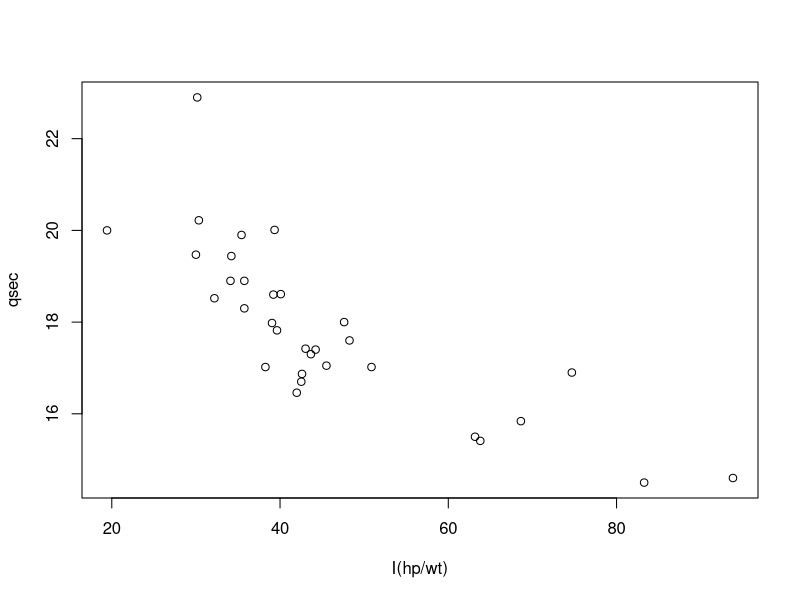
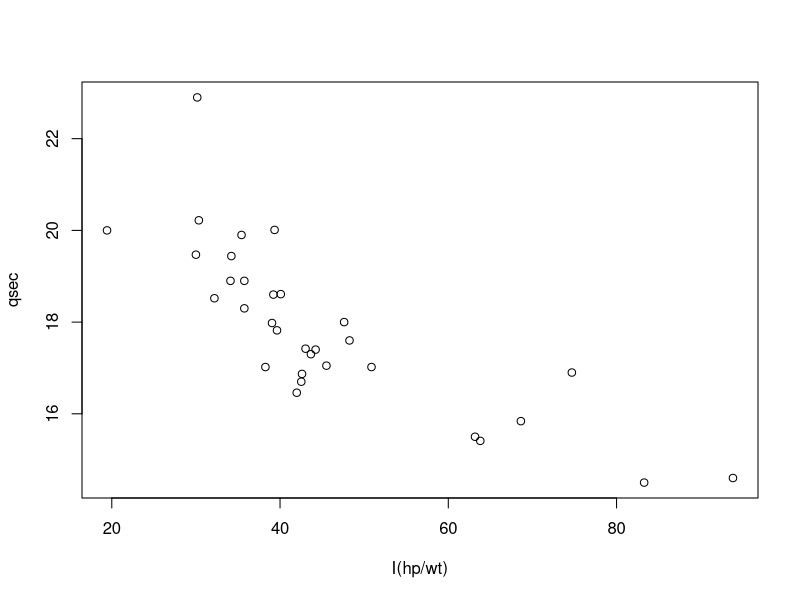
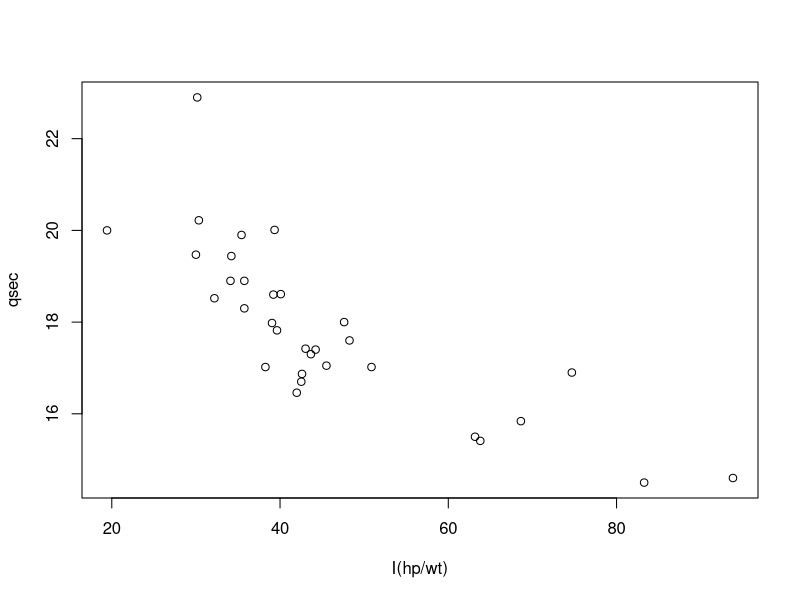
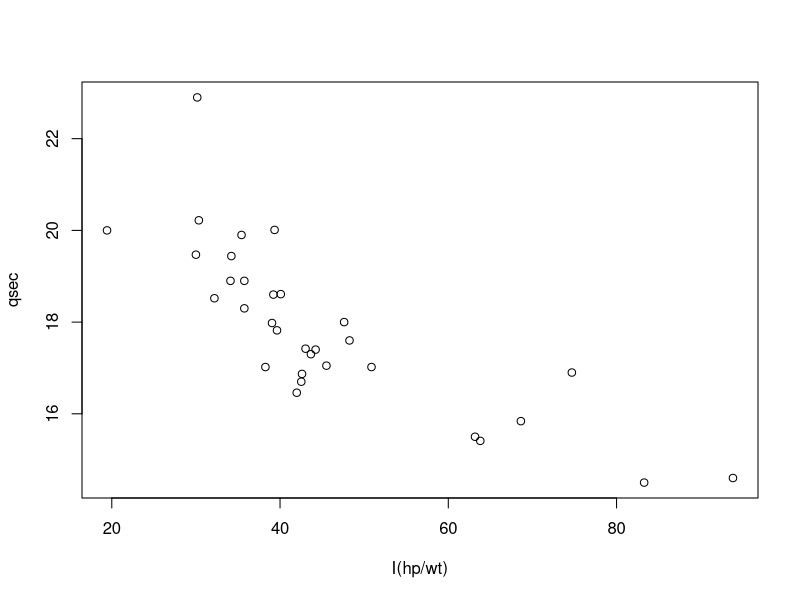
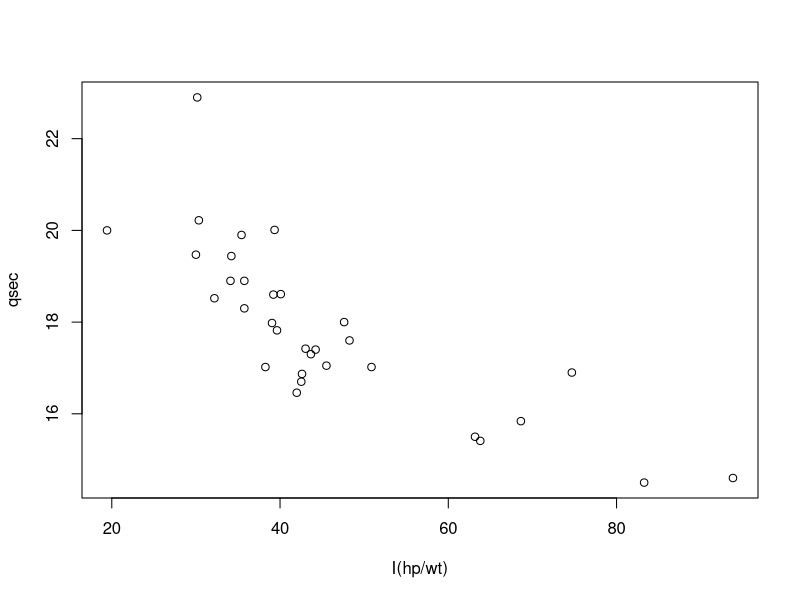
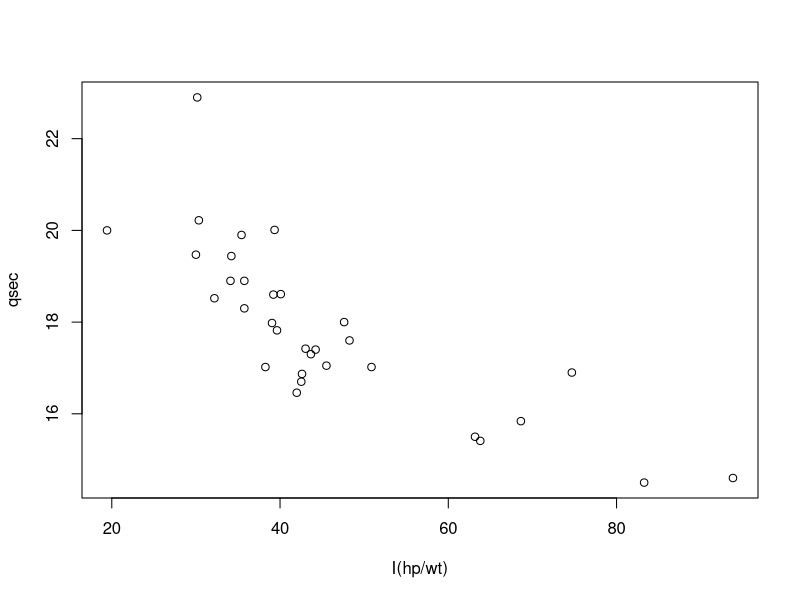

Reproduce these figures in R, in order.
## ---- chunk 1
knitr::opts_chunk$set(echo = TRUE)
## ---- chunk 2
3+2
## ---- chunk 3
data(mtcars)
dat <- mtcars
cat("First 5 rows of data 'mtcars'")
head(dat)
cat("Relation between qsec(Second for Quarter Mile), hp(Horse Power) and wt(Weight)")
plot(qsec ~ I(hp/wt), data=dat)
## ---- chunk 4
data(mtcars)
dat <- mtcars
cat("First 5 rows of data 'mtcars'")
head(dat)
cat("Relation between qsec(Second for Quarter Mile), hp(Horse Power) and wt(Weight)")
plot(qsec ~ I(hp/wt), data=dat)
## ---- chunk 5
library(dplyr)
data(mtcars)
mtcars %>% select(hp, qsec, wt) -> dat
cat("First 5 rows of data 'mtcars'")
head(dat)
x <- "two"
y <- as.numeric(x)
cat('잠깐! R에서 "two"를 숫자로 바꾸면 ', as.character(y), '가 된다.')
cat("Relation between qsec(Second for Quarter Mile), hp(Horse Power) and wt(Weight)")
plot(qsec ~ I(hp/wt), data=dat)
## ---- chunk 6
library(dplyr)
data(mtcars)
mtcars %>% select(hp, qsec, wt) -> dat
cat("First 5 rows of data 'mtcars'")
head(dat)
x <- "two"
y <- as.numeric(x)
cat('잠깐! R에서 "two"를 숫자로 바꾸면 ', as.character(y), '가 된다.')
cat("Relation between qsec(Second for Quarter Mile), hp(Horse Power) and wt(Weight)")
plot(qsec ~ I(hp/wt), data=dat)
## ---- chunk 7
library(dplyr)
data(mtcars)
mtcars %>% select(hp, qsec, wt) -> dat
cat("First 5 rows of data 'mtcars'\n")
head(dat)
x <- "two"
y <- as.numeric(x)
cat('잠깐! R에서 "two"를 숫자로 바꾸면 ', as.character(y), '가 된다.\n')
cat("Relation between qsec(Second for Quarter Mile), hp(Horse Power) and wt(Weight)\n")
plot(qsec ~ I(hp/wt), data=dat)
## ---- chunk 8
library(dplyr)
data(mtcars)
mtcars %>% select(hp, qsec, wt) -> dat
cat("First 5 rows of data 'mtcars'\n")
head(dat)
x <- "two"
y <- as.numeric(x)
cat('잠깐! R에서 "two"를 숫자로 바꾸면 ', as.character(y), '가 된다.\n')
cat("Relation between qsec(Second for Quarter Mile), hp(Horse Power) and wt(Weight)\n")
plot(qsec ~ I(hp/wt), data=dat)
